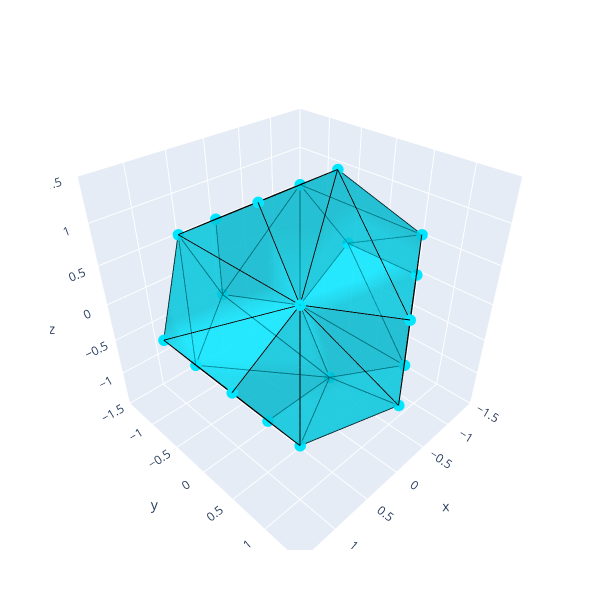

The code cell stored with this chart in its notebook:
### Code cell
poly = triangulate(Dodecahedron)

display(poly.edges[[!isturnable(e, poly) for e in poly.edges]])

plot(triangulate(Dodecahedron))

### Figure 1 — Plotly figure (JSON) as saved in the notebook; plotly's stock layout.template omitted (floating-point values rounded to 4 significant figures)
{"data": [{"facecolor": ["#00E6FF", "#00E6FF", "#00E6FF", "#00E6FF", "#00E6FF", "#00E6FF", "#00E6FF", "#00E6FF", "#00E6FF", "#00E6FF", "#00E6FF", "#00E6FF", "#00E6FF", "#00E6FF", "#00E6FF", "#00E6FF", "#00E6FF", "#00E6FF", "#00E6FF", "#00E6FF", "#00E6FF", "#00E6FF", "#00E6FF", "#00E6FF", "#00E6FF", "#00E6FF", "#00E6FF", "#00E6FF", "#00E6FF", "#00E6FF", "#00E6FF", "#00E6FF", "#00E6FF", "#00E6FF", "#00E6FF", "#00E6FF"], "i": [1, 1, 2, 1, 1, 5, 9, 9, 10, 9, 9, 13, 3, 3, 11, 4, 4, 12, 6, 6, 14, 7, 7, 15, 3, 3, 18, 4, 4, 19, 11, 11, 18, 12, 12, 19], "j": [0, 3, 4, 0, 6, 7, 8, 11, 12, 8, 14, 15, 2, 10, 16, 2, 10, 17, 5, 13, 18, 5, 13, 19, 0, 6, 16, 1, 7, 17, 8, 14, 16, 9, 15, 17], "k": [3, 2, 1, 6, 5, 1, 11, 10, 9, 14, 13, 9, 10, 11, 3, 10, 12, 4, 13, 14, 6, 13, 15, 7, 6, 18, 3, 7, 19, 4, 14, 18, 11, 15, 19, 12], "opacity": 0.6, "type": "mesh3d", "x": [0.5393, -0.5393, 0, 0.8727, -0.8727, 0, 0.8727, -0.8727, 0.5393, -0.5393, 0, 0.8727, -0.8727, 0, 0.8727, -0.8727, 1.412, -1.412, 1.412, -1.412], "y": [0, 0, 1.412, 0.8727, 0.8727, -1.412, -0.8727, -0.8727, 0, 0, 1.412, 0.8727, 0.8727, -1.412, -0.8727, -0.8727, 0.5393, 0.5393, -0.5393, -0.5393], "z": [1.412, 1.412, 0.5393, 0.8727, 0.8727, 0.5393, 0.8727, 0.8727, -1.412, -1.412, -0.5393, -0.8727, -0.8727, -0.5393, -0.8727, -0.8727, 0, 0, 0, 0]}, {"line": {"color": "black"}, "mode": "lines", "type": "scatter3d", "x": [0.5393, -0.5393], "y": [0, 0], "z": [1.412, 1.412]}, {"line": {"color": "black"}, "mode": "lines", "type": "scatter3d", "x": [0.5393, 0.8727], "y": [0, 0.8727], "z": [1.412, 0.8727]}, {"line": {"color": "black"}, "mode": "lines", "type": "scatter3d", "x": [0.5393, 0.8727], "y": [0, -0.8727], "z": [1.412, 0.8727]}, {"line": {"color": "black"}, "mode": "lines", "type": "scatter3d", "x": [-0.5393, -0.8727], "y": [0, 0.8727], "z": [1.412, 0.8727]}, {"line": {"color": "black"}, "mode": "lines", "type": "scatter3d", "x": [-0.5393, -0.8727], "y": [0, -0.8727], "z": [1.412, 0.8727]}, {"line": {"color": "black"}, "mode": "lines", "type": "scatter3d", "x": [0, 0.8727], "y": [1.412, 0.8727], "z": [0.5393, 0.8727]}, {"line": {"color": "black"}, "mode": "lines", "type": "scatter3d", "x": [0, -0.8727], "y": [1.412, 0.8727], "z": [0.5393, 0.8727]}, {"line": {"color": "black"}, "mode": "lines", "type": "scatter3d", "x": [0, 0], "y": [1.412, 1.412], "z": [0.5393, -0.5393]}, {"line": {"color": "black"}, "mode": "lines", "type": "scatter3d", "x": [0.8727, 1.412], "y": [0.8727, 0.5393], "z": [0.8727, 0]}, {"line": {"color": "black"}, "mode": "lines", "type": "scatter3d", "x": [-0.8727, -1.412], "y": [0.8727, 0.5393], "z": [0.8727, 0]}, {"line": {"color": "black"}, "mode": "lines", "type": "scatter3d", "x": [0, 0.8727], "y": [-1.412, -0.8727], "z": [0.5393, 0.8727]}, {"line": {"color": "black"}, "mode": "lines", "type": "scatter3d", "x": [0, -0.8727], "y": [-1.412, -0.8727], "z": [0.5393, 0.8727]}, {"line": {"color": "black"}, "mode": "lines", "type": "scatter3d", "x": [0, 0], "y": [-1.412, -1.412], "z": [0.5393, -0.5393]}, {"line": {"color": "black"}, "mode": "lines", "type": "scatter3d", "x": [0.8727, 1.412], "y": [-0.8727, -0.5393], "z": [0.8727, 0]}, {"line": {"color": "black"}, "mode": "lines", "type": "scatter3d", "x": [-0.8727, -1.412], "y": [-0.8727, -0.5393], "z": [0.8727, 0]}, {"line": {"color": "black"}, "mode": "lines", "type": "scatter3d", "x": [0.5393, -0.5393], "y": [0, 0], "z": [-1.412, -1.412]}, {"line": {"color": "black"}, "mode": "lines", "type": "scatter3d", "x": [0.5393, 0.8727], "y": [0, 0.8727], "z": [-1.412, -0.8727]}, {"line": {"color": "black"}, "mode": "lines", "type": "scatter3d", "x": [0.5393, 0.8727], "y": [0, -0.8727], "z": [-1.412, -0.8727]}, {"line": {"color": "black"}, "mode": "lines", "type": "scatter3d", "x": [-0.5393, -0.8727], "y": [0, 0.8727], "z": [-1.412, -0.8727]}, {"line": {"color": "black"}, "mode": "lines", "type": "scatter3d", "x": [-0.5393, -0.8727], "y": [0, -0.8727], "z": [-1.412, -0.8727]}, {"line": {"color": "black"}, "mode": "lines", "type": "scatter3d", "x": [0, 0.8727], "y": [1.412, 0.8727], "z": [-0.5393, -0.8727]}, {"line": {"color": "black"}, "mode": "lines", "type": "scatter3d", "x": [0, -0.8727], "y": [1.412, 0.8727], "z": [-0.5393, -0.8727]}, {"line": {"color": "black"}, "mode": "lines", "type": "scatter3d", "x": [0.8727, 1.412], "y": [0.8727, 0.5393], "z": [-0.8727, 0]}, {"line": {"color": "black"}, "mode": "lines", "type": "scatter3d", "x": [-0.8727, -1.412], "y": [0.8727, 0.5393], "z": [-0.8727, 0]}, {"line": {"color": "black"}, "mode": "lines", "type": "scatter3d", "x": [0, 0.8727], "y": [-1.412, -0.8727], "z": [-0.5393, -0.8727]}, {"line": {"color": "black"}, "mode": "lines", "type": "scatter3d", "x": [0, -0.8727], "y": [-1.412, -0.8727], "z": [-0.5393, -0.8727]}, {"line": {"color": "black"}, "mode": "lines", "type": "scatter3d", "x": [0.8727, 1.412], "y": [-0.8727, -0.5393], "z": [-0.8727, 0]}, {"line": {"color": "black"}, "mode": "lines", "type": "scatter3d", "x": [-0.8727, -1.412], "y": [-0.8727, -0.5393], "z": [-0.8727, 0]}, {"line": {"color": "black"}, "mode": "lines", "type": "scatter3d", "x": [1.412, 1.412], "y": [0.5393, -0.5393], "z": [0, 0]}, {"line": {"color": "black"}, "mode": "lines", "type": "scatter3d", "x": [-1.412, -1.412], "y": [0.5393, -0.5393], "z": [0, 0]}, {"line": {"color": "black"}, "mode": "lines", "type": "scatter3d", "x": [-0.5393, 0.8727], "y": [0, 0.8727], "z": [1.412, 0.8727]}, {"line": {"color": "black"}, "mode": "lines", "type": "scatter3d", "x": [-0.5393, 0], "y": [0, 1.412], "z": [1.412, 0.5393]}, {"line": {"color": "black"}, "mode": "lines", "type": "scatter3d", "x": [-0.5393, 0.8727], "y": [0, -0.8727], "z": [1.412, 0.8727]}, {"line": {"color": "black"}, "mode": "lines", "type": "scatter3d", "x": [-0.5393, 0], "y": [0, -1.412], "z": [1.412, 0.5393]}, {"line": {"color": "black"}, "mode": "lines", "type": "scatter3d", "x": [-0.5393, 0.8727], "y": [0, 0.8727], "z": [-1.412, -0.8727]}, {"line": {"color": "black"}, "mode": "lines", "type": "scatter3d", "x": [-0.5393, 0], "y": [0, 1.412], "z": [-1.412, -0.5393]}, {"line": {"color": "black"}, "mode": "lines", "type": "scatter3d", "x": [-0.5393, 0.8727], "y": [0, -0.8727], "z": [-1.412, -0.8727]}, {"line": {"color": "black"}, "mode": "lines", "type": "scatter3d", "x": [-0.5393, 0], "y": [0, -1.412], "z": [-1.412, -0.5393]}, {"line": {"color": "black"}, "mode": "lines", "type": "scatter3d", "x": [0.8727, 0], "y": [0.8727, 1.412], "z": [0.8727, -0.5393]}, {"line": {"color": "black"}, "mode": "lines", "type": "scatter3d", "x": [0.8727, 0.8727], "y": [0.8727, 0.8727], "z": [0.8727, -0.8727]}, {"line": {"color": "black"}, "mode": "lines", "type": "scatter3d", "x": [-0.8727, 0], "y": [0.8727, 1.412], "z": [0.8727, -0.5393]}, {"line": {"color": "black"}, "mode": "lines", "type": "scatter3d", "x": [-0.8727, -0.8727], "y": [0.8727, 0.8727], "z": [0.8727, -0.8727]}, {"line": {"color": "black"}, "mode": "lines", "type": "scatter3d", "x": [0.8727, 0], "y": [-0.8727, -1.412], "z": [0.8727, -0.5393]}, {"line": {"color": "black"}, "mode": "lines", "type": "scatter3d", "x": [0.8727, 0.8727], "y": [-0.8727, -0.8727], "z": [0.8727, -0.8727]}, {"line": {"color": "black"}, "mode": "lines", "type": "scatter3d", "x": [-0.8727, 0], "y": [-0.8727, -1.412], "z": [0.8727, -0.5393]}, {"line": {"color": "black"}, "mode": "lines", "type": "scatter3d", "x": [-0.8727, -0.8727], "y": [-0.8727, -0.8727], "z": [0.8727, -0.8727]}, {"line": {"color": "black"}, "mode": "lines", "type": "scatter3d", "x": [0.8727, 0.8727], "y": [0.8727, -0.8727], "z": [0.8727, 0.8727]}, {"line": {"color": "black"}, "mode": "lines", "type": "scatter3d", "x": [0.8727, 1.412], "y": [0.8727, -0.5393], "z": [0.8727, 0]}, {"line": {"color": "black"}, "mode": "lines", "type": "scatter3d", "x": [-0.8727, -0.8727], "y": [0.8727, -0.8727], "z": [0.8727, 0.8727]}, {"line": {"color": "black"}, "mode": "lines", "type": "scatter3d", "x": [-0.8727, -1.412], "y": [0.8727, -0.5393], "z": [0.8727, 0]}, {"line": {"color": "black"}, "mode": "lines", "type": "scatter3d", "x": [0.8727, 0.8727], "y": [0.8727, -0.8727], "z": [-0.8727, -0.8727]}, {"line": {"color": "black"}, "mode": "lines", "type": "scatter3d", "x": [0.8727, 1.412], "y": [0.8727, -0.5393], "z": [-0.8727, 0]}, {"line": {"color": "black"}, "mode": "lines", "type": "scatter3d", "x": [-0.8727, -0.8727], "y": [0.8727, -0.8727], "z": [-0.8727, -0.8727]}, {"line": {"color": "black"}, "mode": "lines", "type": "scatter3d", "x": [-0.8727, -1.412], "y": [0.8727, -0.5393], "z": [-0.8727, 0]}, {"marker": {"color": "#00E6FF", "size": 4}, "mode": "markers", "text": ["1", "2", "3", "4", "5", "6", "7", "8", "9", "10", "11", "12", "13", "14", "15", "16", "17", "18", "19", "20"], "textposition": "bottom center", "type": "scatter3d", "x": [0.5393, -0.5393, 0, 0.8727, -0.8727, 0, 0.8727, -0.8727, 0.5393, -0.5393, 0, 0.8727, -0.8727, 0, 0.8727, -0.8727, 1.412, -1.412, 1.412, -1.412], "y": [0, 0, 1.412, 0.8727, 0.8727, -1.412, -0.8727, -0.8727, 0, 0, 1.412, 0.8727, 0.8727, -1.412, -0.8727, -0.8727, 0.5393, 0.5393, -0.5393, -0.5393], "z": [1.412, 1.412, 0.5393, 0.8727, 0.8727, 0.5393, 0.8727, 0.8727, -1.412, -1.412, -0.5393, -0.8727, -0.8727, -0.5393, -0.8727, -0.8727, 0, 0, 0, 0]}], "layout": {"autosize": false, "height": 600, "margin": {"b": 50, "l": 50, "r": 50, "t": 60}, "showlegend": false, "width": 600}}
